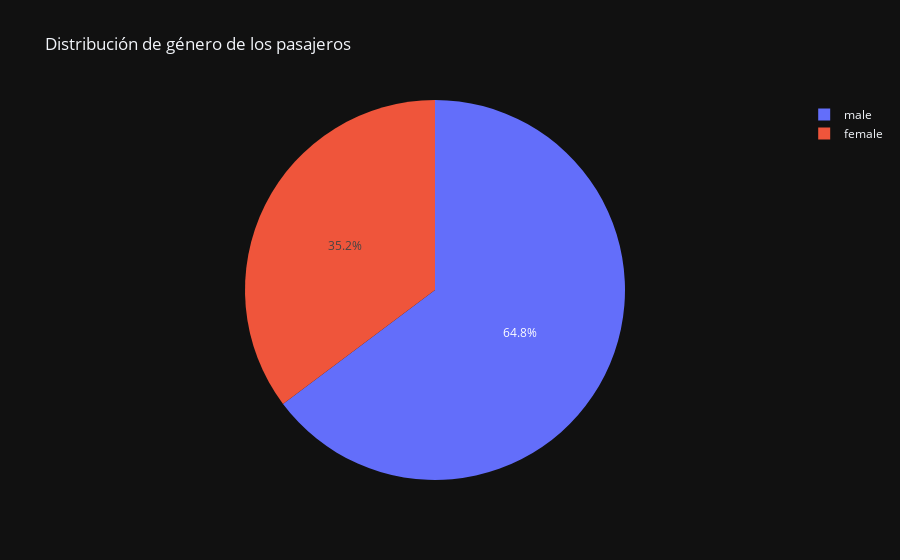

Here is the notebook cell this chart was saved with:
### Code cell
# Agrupar por género y contar el número de pasajeros por género
gender_counts = titan.groupby('SEX')['PASSENGERID'].count().reset_index()

# Crear el gráfico de pastel
fig = px.pie(gender_counts, values='PASSENGERID', names='SEX', title='Distribución de género de los pasajeros', template='plotly_dark')
fig.show()

### Figure 1 — Plotly figure (JSON) as saved in the notebook; plotly's stock layout.template omitted (floating-point values rounded to 4 significant figures)
{"data": [{"domain": {"x": [0, 1], "y": [0, 1]}, "hovertemplate": "SEX=%{label}<br>PASSENGERID=%{value}<extra></extra>", "labels": ["female", "male"], "legendgroup": "", "name": "", "showlegend": true, "type": "pie", "values": [314, 577]}], "layout": {"legend": {"tracegroupgap": 0}, "title": {"text": "Distribución de género de los pasajeros"}}}
